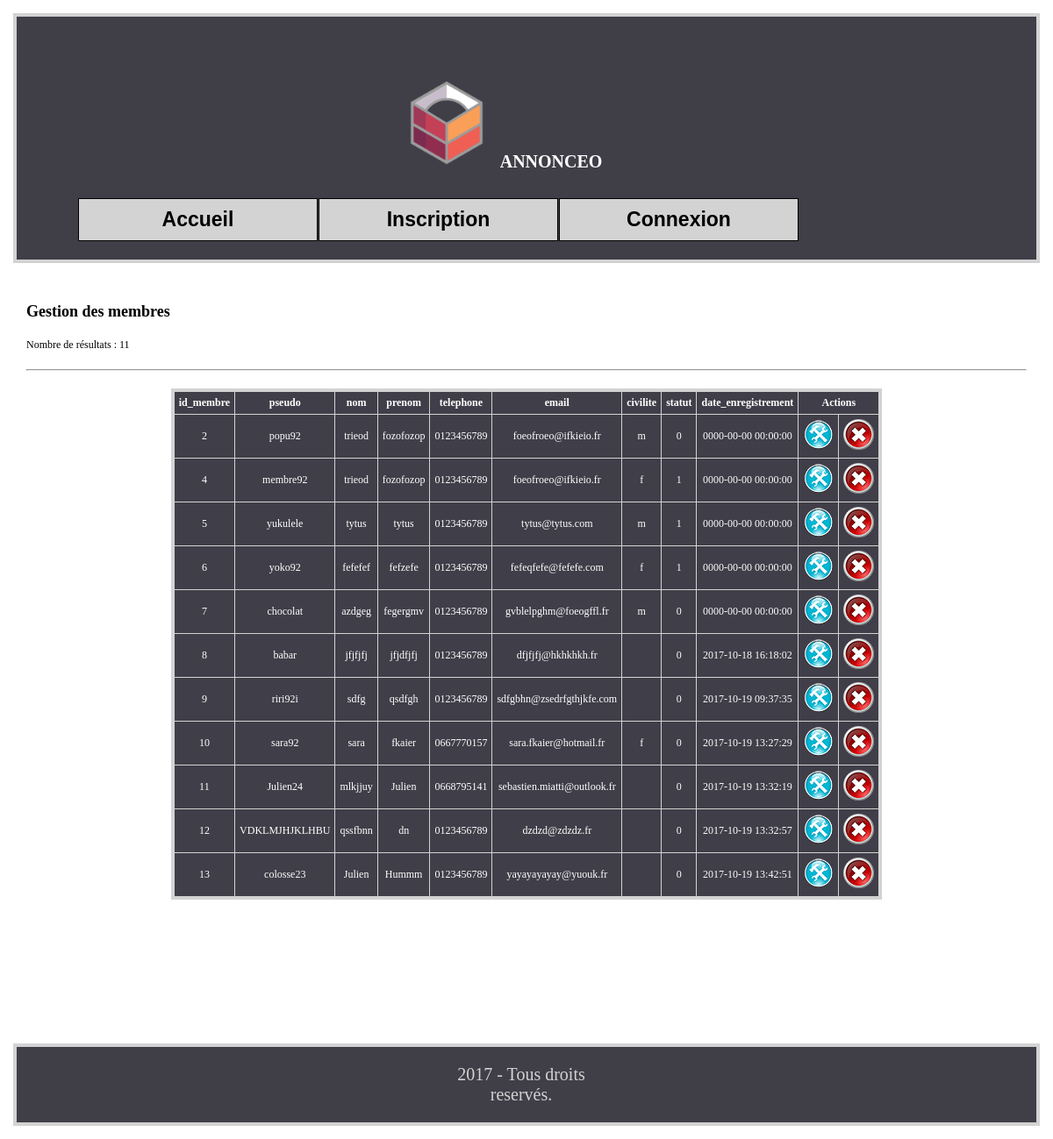
The page /backoffice/gestion_des_membres.php on the database its author committed.
### tables this page shows
CREATE TABLE `membre` (
  `id_membre` int(3) NOT NULL,
  `pseudo` varchar(20) NOT NULL,
  `mdp` varchar(60) NOT NULL,
  `nom` varchar(20) NOT NULL,
  `prenom` varchar(20) NOT NULL,
  `telephone` varchar(20) NOT NULL,
  `email` varchar(50) NOT NULL,
  `civilite` enum('m','f') NOT NULL,
  `statut` int(1) NOT NULL,
  `date_enregistrement` datetime NOT NULL
);

### inc/init.inc.php (called while the page is built, shortened)
<?php
$msg ='';
$contenu = '';
?>

### backoffice/gestion_des_membres.php (the view, shortened to what this page needs)
<?php
require_once('../inc/init.inc.php');
$resultat = $pdo -> query("SELECT * FROM membre");
$membres = $resultat -> fetchAll(PDO::FETCH_ASSOC);
$contenu .= 'Nombre de résultats : ' . $resultat ->rowCount() . '<br><hr>';
$contenu .= $msg;
$contenu .= '<table class="ges_tab" border="1">';
$contenu .= '<tr>';
for ($i = 0; $i < $resultat -> columnCount(); $i++) {
    $colonne = $resultat -> getColumnMeta($i);
     if($colonne['name'] != 'mdp') {
         $contenu .= '<th>' . $colonne['name'] . '</th>';
    }
}
$contenu .= '<th colspan="2">Actions</th>';
$contenu .= '</tr>';
foreach ($membres as $valeur) {
    $contenu .= "<tr>";
        foreach ($valeur as $indice => $valeur2) {
            if ($indice != 'mdp') {
                $contenu .= '<td>' . $valeur2 . '</td>';
            }
        }
        $contenu .= '<td><a href="?action=modification&id_membre='. $valeur['id_membre'] .'"><img src="../libs/modi.png"></a></td>';
        $contenu .= '<td><a onclick="confirm(\'Etes-vous certain de vouloir supprimer ce  membre' . $valeur['id_membre'] . '\');" href="supprimer_membre.php?id=' . $valeur['id_membre'] . '"><img src="../libs/supp.png"></a></td>';
    $contenu .= "</tr>";
}
$contenu .= '</table>';
$contenu .= "<br>";
require_once('../inc/header.php');
?>
<h1>Gestion des membres</h1>
<?= $contenu ?>
<?php
require_once('../inc/footer.php');
?>

### css/style.css (style rules this page uses)
* { margin: 0; }
body { font-family : verdana; font-size: 12px; }
a { text-decoration: none; color: #000; }
.ges_tab { border: 4px solid lightgrey; background: #403e48; color: white; margin: 0 auto; }
table { border-collapse: collapse; }
hr { margin: 20px 0; }
h1 { margin-bottom: 20px; }
table tr td { text-align: center; }
td, th { padding: 5px; }

### rows shown on the page
membre: id_membre "2", pseudo "popu92", nom "trieod", prenom "fozofozop", telephone "0123456789", email "foeofroeo@ifkieio.fr", civilite "m", statut "0", date_enregistrement "0000-00-00 00:00:00"
membre: id_membre "4", pseudo "membre92", nom "trieod", prenom "fozofozop", telephone "0123456789", email "foeofroeo@ifkieio.fr", civilite "f", statut "1", date_enregistrement "0000-00-00 00:00:00"
membre: id_membre "5", pseudo "yukulele", nom "tytus", prenom "tytus", telephone "0123456789", email "tytus@tytus.com", civilite "m", statut "1", date_enregistrement "0000-00-00 00:00:00"
membre: id_membre "6", pseudo "yoko92", nom "fefefef", prenom "fefzefe", telephone "0123456789", email "fefeqfefe@fefefe.com", civilite "f", statut "1", date_enregistrement "0000-00-00 00:00:00"
membre: id_membre "7", pseudo "chocolat", nom "azdgeg", prenom "fegergmv", telephone "0123456789", email "gvblelpghm@foeogffl.fr", civilite "m", statut "0", date_enregistrement "0000-00-00 00:00:00"
membre: id_membre "8", pseudo "babar", nom "jfjfjfj", prenom "jfjdfjfj", telephone "0123456789", email "dfjfjfj@hkhkhkh.fr", statut "0", date_enregistrement "2017-10-18 16:18:02"
membre: id_membre "9", pseudo "riri92i", nom "sdfg", prenom "qsdfgh", telephone "0123456789", email "sdfgbhn@zsedrfgthjkfe.com", statut "0", date_enregistrement "2017-10-19 09:37:35"
membre: id_membre "10", pseudo "sara92", nom "sara", prenom "fkaier", telephone "0667770157", email "sara.fkaier@hotmail.fr", civilite "f", statut "0", date_enregistrement "2017-10-19 13:27:29"
membre: id_membre "11", pseudo "Julien24", nom "mlkjjuy", prenom "Julien", telephone "0668795141", email "sebastien.miatti@outlook.fr", statut "0", date_enregistrement "2017-10-19 13:32:19"
membre: id_membre "12", pseudo "VDKLMJHJKLHBU", nom "qssfbnn", prenom "dn", telephone "0123456789", email "dzdzd@zdzdz.fr", statut "0", date_enregistrement "2017-10-19 13:32:57"
membre: id_membre "13", pseudo "colosse23", nom "Julien", prenom "Hummm", telephone "0123456789", email "yayayayayay@yuouk.fr", statut "0", date_enregistrement "2017-10-19 13:42:51"

### other values the page prints
$resultat ->rowCount() "11"
$colonne['name'] "id_membre"
$colonne['name'] "pseudo"
$colonne['name'] "nom"
$colonne['name'] "prenom"
$colonne['name'] "telephone"
$colonne['name'] "email"
$colonne['name'] "civilite"
$colonne['name'] "statut"
$colonne['name'] "date_enregistrement"
